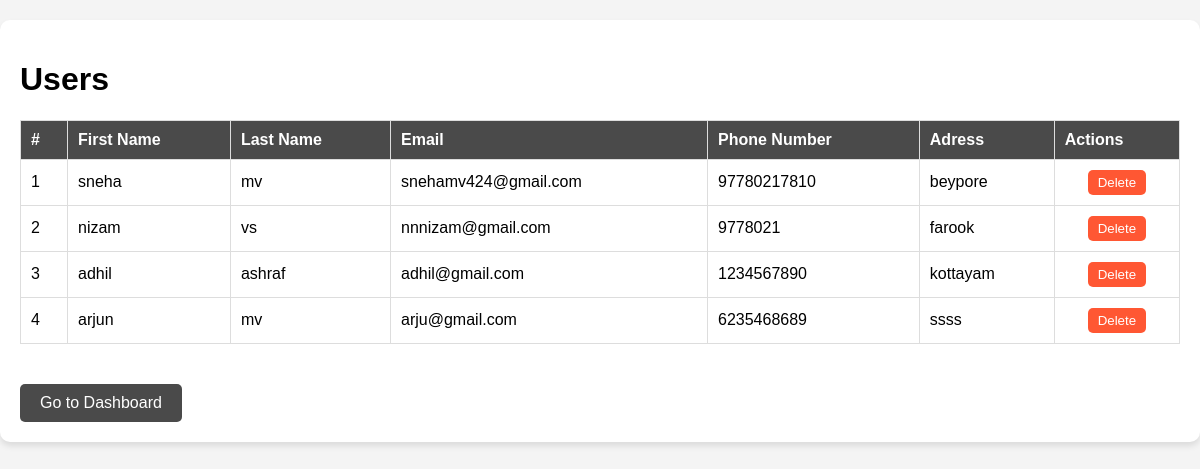
/users/, run on an earlier commit of the app's database.
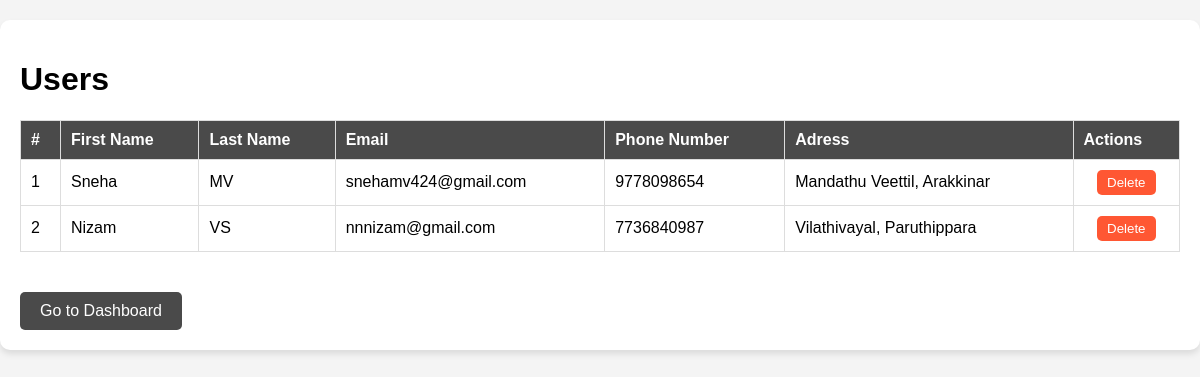
And on a later commit of the database.
### ration_app/models.py (models this page shows, shortened)
class UserProfile(models.Model):
    user = models.OneToOneField(settings.AUTH_USER_MODEL, on_delete=models.CASCADE)
    first_name = models.CharField(max_length=50)
    last_name = models.CharField(max_length=50)
    email = models.EmailField()
    phone_number = models.CharField(max_length=15, blank=True, null=False, default='0000000000')
    address = models.TextField()

### ration_app/views.py (the view)
# urls.py: path('users/', views.user_list, name='user_list'),
def user_list(request):
    users = UserProfile.objects.all()
    return render(request, 'user_list.html', {'users': users})

### templates/user_list.html (shortened to what this page needs)
<!DOCTYPE html>
<html lang="en">
<head>
    <link rel="stylesheet" href="https://cdnjs.cloudflare.com/ajax/libs/font-awesome/5.15.4/css/all.min.css">
</head>
<body>
    <div class="container">
        <h1>Users</h1>
        <table>
            <thead>
                <tr>
                    <th>#</th>
                    <th>First Name</th>
                    <th>Last Name</th>
                    <th>Email</th>
                    <th>Phone Number</th>
                    <th>Adress</th>
                    <th>Actions</th>
                </tr>
            </thead>
            <tbody>
                {% for user in users %}
                <tr>
                    <td>{{ forloop.counter }}</td>
                    <td>{{ user.first_name }}</td>
                    <td>{{ user.last_name }}</td>
                    <td>{{ user.email }}</td>
                    <td>{{ user.phone_number }}</td>
                    <td>{{ user.address }}</td>
                    <td>
                        <div class="actions">
                            <a href="{% url 'delete_user' user.id %}">
                                <button class="btn reject-btn">Delete</button>
                            </a>
                        </div>
                    </td>
                </tr>
                {% empty %}
                <tr>
                    <td colspan="12">No users found.</td>
                </tr>
                {% endfor %}
            </tbody>
        </table>
        <a href="{% url 'admin_dashboard' %}" class="dashboard-btn">Go to Dashboard</a>
    </div>
</body>
</html>

### templates/user_list.html (style rules this page uses)
body { font-family: Arial, sans-serif; margin: 0; padding: 0; background-color: #f4f4f4; }
.container { max-width: 1200px; margin: 20px auto; padding: 20px; background: white; border-radius: 10px; box-shadow: 0px 4px 6px rgba(0, 0, 0, 0.1); }
table { width: 100%; border-collapse: collapse; margin-bottom: 20px; }
th, td { padding: 10px; text-align: left; border: 1px solid #ddd; }
th { background-color: #4A4A4A; color: white; }
.actions { display: flex; justify-content: center; gap: 10px; }
.btn { padding: 5px 10px; border: none; border-radius: 5px; cursor: pointer; }
.reject-btn { background-color: #FF5733; color: white; }
.dashboard-btn { background-color: #4A4A4A; color: white; padding: 10px 20px; border-radius: 5px; text-decoration: none; display: inline-block; margin-top: 20px; font-size: 16px; }

What changed in the data, as far as the page shows it:
removed UserProfile: first_name "sneha", last_name "mv", email "snehamv424@gmail.com", phone_number "97780217810", address "beypore"
removed UserProfile: first_name "nizam", last_name "vs", email "nnnizam@gmail.com", phone_number "9778021", address "farook"
removed UserProfile: first_name "adhil", last_name "ashraf", email "adhil@gmail.com", phone_number "1234567890", address "kottayam"
removed UserProfile: first_name "arjun", last_name "mv", email "arju@gmail.com", phone_number "6235468689", address "ssss"
added UserProfile: first_name "Sneha", last_name "MV", email "snehamv424@gmail.com", phone_number "9778098654", address "Mandathu Veettil, Arakkinar"
added UserProfile: first_name "Nizam", last_name "VS", email "nnnizam@gmail.com", phone_number "7736840987", address "Vilathivayal, Paruthippara"
